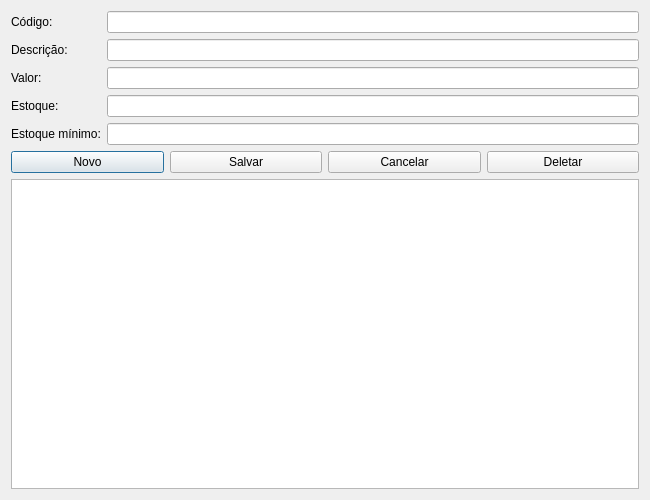
<?xml version="1.0" encoding="UTF-8"?>
<ui version="4.0">
 <class>Produto</class>
 <widget class="QDialog" name="Produto">
  <property name="geometry">
   <rect>
    <x>0</x>
    <y>0</y>
    <width>650</width>
    <height>500</height>
   </rect>
  </property>
  <property name="windowTitle">
   <string>Cadastro de Produtos</string>
  </property>
  <layout class="QVBoxLayout" name="verticalLayoutMain">
   <item>
    <layout class="QFormLayout" name="formLayout">
     <item row="0" column="0">
      <widget class="QLabel" name="labelCodigo">
       <property name="text">
        <string>Código:</string>
       </property>
      </widget>
     </item>
     <item row="0" column="1">
      <widget class="QLineEdit" name="txtCodigo"/>
     </item>
     <item row="1" column="0">
      <widget class="QLabel" name="labelDescricao">
       <property name="text">
        <string>Descrição:</string>
       </property>
      </widget>
     </item>
     <item row="1" column="1">
      <widget class="QLineEdit" name="txtDescricao"/>
     </item>
     <item row="2" column="0">
      <widget class="QLabel" name="labelValor">
       <property name="text">
        <string>Valor:</string>
       </property>
      </widget>
     </item>
     <item row="2" column="1">
      <widget class="QLineEdit" name="txtValor"/>
     </item>
     <item row="3" column="0">
      <widget class="QLabel" name="labelEstoque">
       <property name="text">
        <string>Estoque:</string>
       </property>
      </widget>
     </item>
     <item row="3" column="1">
      <widget class="QLineEdit" name="txtEstoque"/>
     </item>
     <item row="4" column="0">
      <widget class="QLabel" name="labelEstoqueMin">
       <property name="text">
        <string>Estoque mínimo:</string>
       </property>
      </widget>
     </item>
     <item row="4" column="1">
      <widget class="QLineEdit" name="txtEstoqueMin"/>
     </item>
    </layout>
   </item>
   <item>
    <layout class="QHBoxLayout" name="buttonLayout">
     <item>
      <widget class="QPushButton" name="btnNovo">
       <property name="text">
        <string>Novo</string>
       </property>
      </widget>
     </item>
     <item>
      <widget class="QPushButton" name="btnSalvar">
       <property name="text">
        <string>Salvar</string>
       </property>
      </widget>
     </item>
     <item>
      <widget class="QPushButton" name="btnCancelar">
       <property name="text">
        <string>Cancelar</string>
       </property>
      </widget>
     </item>
     <item>
      <widget class="QPushButton" name="btnDeletar">
       <property name="text">
        <string>Deletar</string>
       </property>
      </widget>
     </item>
    </layout>
   </item>
   <item>
    <widget class="QTableWidget" name="tabelaProdutos"/>
   </item>
  </layout>
 </widget>
 <resources/>
 <connections/>
</ui>
